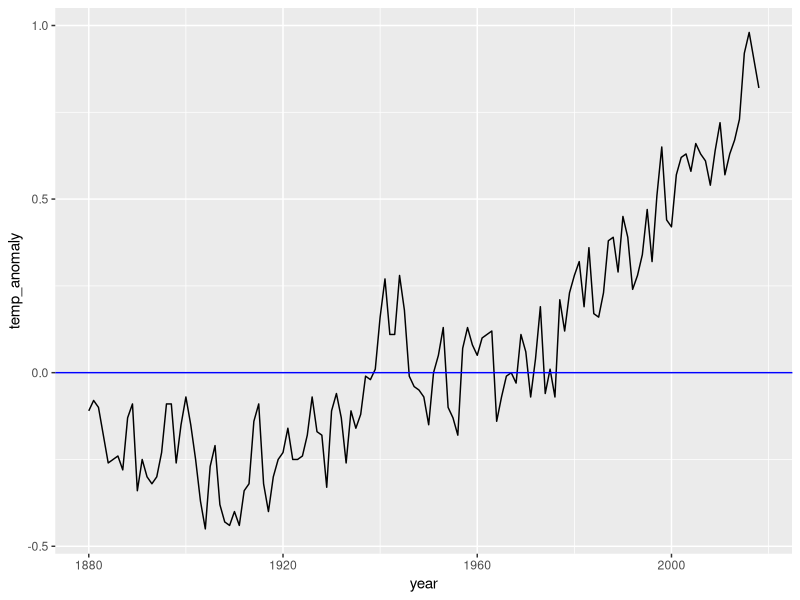

Write R code to recreate this figure. (Note: this script raises an error after producing the figure.)
library(tidyverse)
library(dslabs)
data(temp_carbon)
data(greenhouse_gases)
data(historic_co2)

temp_carbon %>%
  filter(!is.na(temp_anomaly)) %>%
  select(year) %>%
  max()

temp_carbon %>%
  filter(!is.na(temp_anomaly)) %>%
  select(year) %>%
  min()

temp_carbon %>% 
  filter(year == 2014)
 
temp_carbon %>% 
  filter(year == 1979)

p <-
  temp_carbon %>%
    filter(!is.na(temp_anomaly)) %>%
      ggplot(aes(year, temp_anomaly)) +
      geom_line()

p <- p + geom_hline(aes(yintercept=0), col = "blue")

p + ylab("Temperature anomaly (degrees C)") +
  title("Temperature anomaly relative to 20th century mean, 1880-2018") +
  geom_text(aes(x = 2000, y = 0.05, label = "20th century mean", col = "blue"))

p + ylim("Temperature anomaly (degrees C)") +
  ggtitle("Temperature anomaly relative to 20th century mean, 1880-2018") +
  geom_text(aes(x = 2000, y = 0.05, label = "20th century mean"), col = "blue")

p + ylab("Temperature anomaly (degrees C)") +
  ggtitle("Temperature anomaly relative to 20th century mean, 1880-2018") +
  geom_text(aes(x = 2000, y = 0.05, label = "20th century mean", col = "blue"))

p + ylab("Temperature anomaly (degrees C)") +
  ggtitle("Temperature anomaly relative to 20th century mean, 1880-2018") +
  geom_text(aes(x = 2000, y = 0.05, label = "20th century mean"), col = "blue")

p + ylab("Temperature anomaly (degrees C)") +
  title("Temperature anomaly relative to 20th century mean, 1880-2018") +
  geom_text(aes(x = 2000, y = 0.05, label = "20th century mean"), col = "blue")

temp_carbon %>%
  filter(temp_anomaly>0.05) %>%
  .$year %>%
  min()

temp_carbon %>%
  filter(temp_anomaly<0.05) %>%
  .$year %>%
  max()


temp_carbon %>%
  filter(temp_anomaly>0.5) %>%
  .$year %>%
  min()

greenhouse_gases %>%
  ggplot(aes(year, concentration)) +
  geom_line() +
  facet_grid(gas~., scales = "free") +
  geom_vline(xintercept = 1850) +
  ylab("Concentration (ch4/n2o ppb, co2 ppm)") +
  ggtitle("Atmospheric greenhouse gas concentration by year, 0-2000")

temp_carbon %>% 
  filter(!is.na(carbon_emissions)) %>%
  ggplot(aes(year, carbon_emissions)) + 
  geom_line()

co2_time <-
  historic_co2 %>% 
    ggplot(aes(year, co2, color = source)) + 
    geom_line()


historic_co2 %>% 
  filter(year < 2018 & year > -3000) %>%
  ggplot(aes(year, co2, color = source)) + 
  geom_line()
